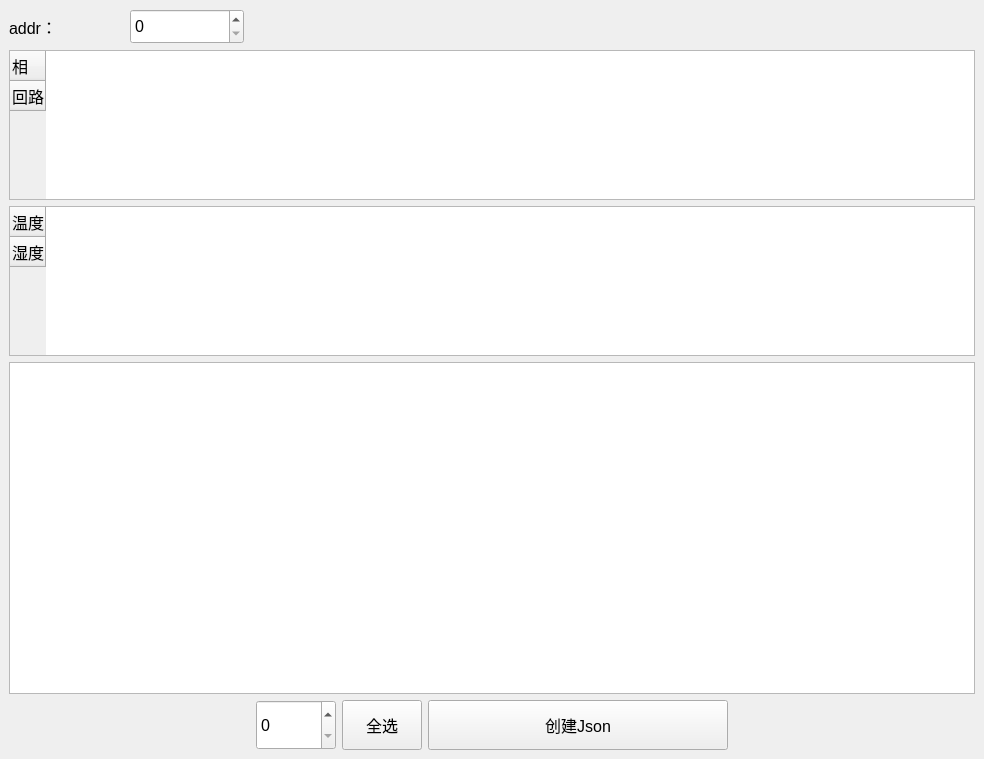
<?xml version="1.0" encoding="UTF-8"?>
<ui version="4.0">
 <class>MainWindow</class>
 <widget class="QMainWindow" name="MainWindow">
  <property name="geometry">
   <rect>
    <x>0</x>
    <y>0</y>
    <width>984</width>
    <height>759</height>
   </rect>
  </property>
  <property name="font">
   <font>
    <pointsize>12</pointsize>
   </font>
  </property>
  <property name="windowTitle">
   <string>CreateJson</string>
  </property>
  <property name="windowIcon">
   <iconset resource="images/image.qrc">
    <normaloff>:/image/logo.jpg</normaloff>:/image/logo.jpg</iconset>
  </property>
  <widget class="QWidget" name="centralwidget">
   <layout class="QGridLayout" name="gridLayout_2">
    <item row="2" column="2">
     <widget class="QSpinBox" name="outSetNum">
      <property name="minimumSize">
       <size>
        <width>80</width>
        <height>50</height>
       </size>
      </property>
      <property name="maximumSize">
       <size>
        <width>100</width>
        <height>16777215</height>
       </size>
      </property>
      <property name="font">
       <font>
        <pointsize>12</pointsize>
       </font>
      </property>
      <property name="maximum">
       <number>42</number>
      </property>
     </widget>
    </item>
    <item row="0" column="0">
     <layout class="QHBoxLayout" name="horizontalLayout">
      <item>
       <widget class="QLabel" name="label">
        <property name="font">
         <font>
          <pointsize>12</pointsize>
         </font>
        </property>
        <property name="text">
         <string>addr：</string>
        </property>
       </widget>
      </item>
      <item>
       <widget class="QSpinBox" name="addr">
        <property name="minimumSize">
         <size>
          <width>0</width>
          <height>35</height>
         </size>
        </property>
        <property name="font">
         <font>
          <pointsize>12</pointsize>
         </font>
        </property>
        <property name="maximum">
         <number>9</number>
        </property>
       </widget>
      </item>
     </layout>
    </item>
    <item row="1" column="0" colspan="7">
     <layout class="QGridLayout" name="gridLayout">
      <item row="0" column="0">
       <widget class="QTableWidget" name="phaseWid">
        <property name="maximumSize">
         <size>
          <width>16777215</width>
          <height>150</height>
         </size>
        </property>
        <property name="font">
         <font>
          <pointsize>12</pointsize>
         </font>
        </property>
        <row>
         <property name="text">
          <string>相</string>
         </property>
        </row>
        <row>
         <property name="text">
          <string>回路</string>
         </property>
        </row>
       </widget>
      </item>
      <item row="1" column="0">
       <widget class="QTableWidget" name="TemWid">
        <property name="maximumSize">
         <size>
          <width>16777215</width>
          <height>150</height>
         </size>
        </property>
        <property name="font">
         <font>
          <pointsize>12</pointsize>
         </font>
        </property>
        <row>
         <property name="text">
          <string>温度</string>
         </property>
        </row>
        <row>
         <property name="text">
          <string>湿度</string>
         </property>
        </row>
       </widget>
      </item>
      <item row="2" column="0">
       <widget class="QTableWidget" name="outsetWid">
        <property name="font">
         <font>
          <pointsize>12</pointsize>
         </font>
        </property>
       </widget>
      </item>
     </layout>
    </item>
    <item row="2" column="0">
     <spacer name="horizontalSpacer_2">
      <property name="orientation">
       <enum>Qt::Horizontal</enum>
      </property>
      <property name="sizeHint" stdset="0">
       <size>
        <width>40</width>
        <height>20</height>
       </size>
      </property>
     </spacer>
    </item>
    <item row="2" column="5">
     <spacer name="horizontalSpacer">
      <property name="orientation">
       <enum>Qt::Horizontal</enum>
      </property>
      <property name="sizeHint" stdset="0">
       <size>
        <width>40</width>
        <height>20</height>
       </size>
      </property>
     </spacer>
    </item>
    <item row="2" column="3">
     <widget class="QPushButton" name="OutsetBtn">
      <property name="minimumSize">
       <size>
        <width>0</width>
        <height>50</height>
       </size>
      </property>
      <property name="maximumSize">
       <size>
        <width>100</width>
        <height>16777215</height>
       </size>
      </property>
      <property name="font">
       <font>
        <pointsize>12</pointsize>
       </font>
      </property>
      <property name="text">
       <string>全选</string>
      </property>
     </widget>
    </item>
    <item row="2" column="4">
     <widget class="QPushButton" name="CreateJsonBtn">
      <property name="minimumSize">
       <size>
        <width>300</width>
        <height>50</height>
       </size>
      </property>
      <property name="text">
       <string>创建Json</string>
      </property>
     </widget>
    </item>
   </layout>
  </widget>
 </widget>
 <resources>
  <include location="images/image.qrc"/>
 </resources>
 <connections/>
</ui>
